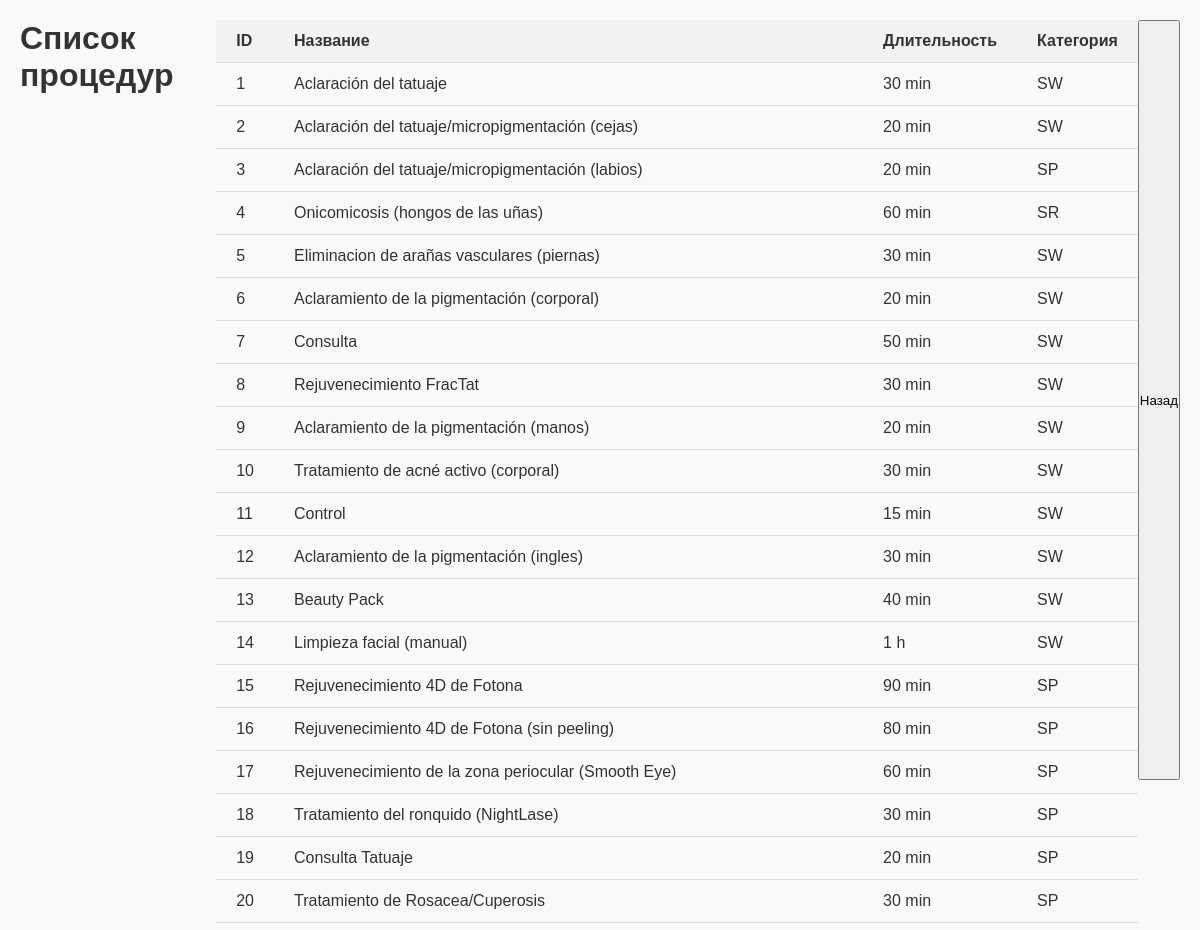
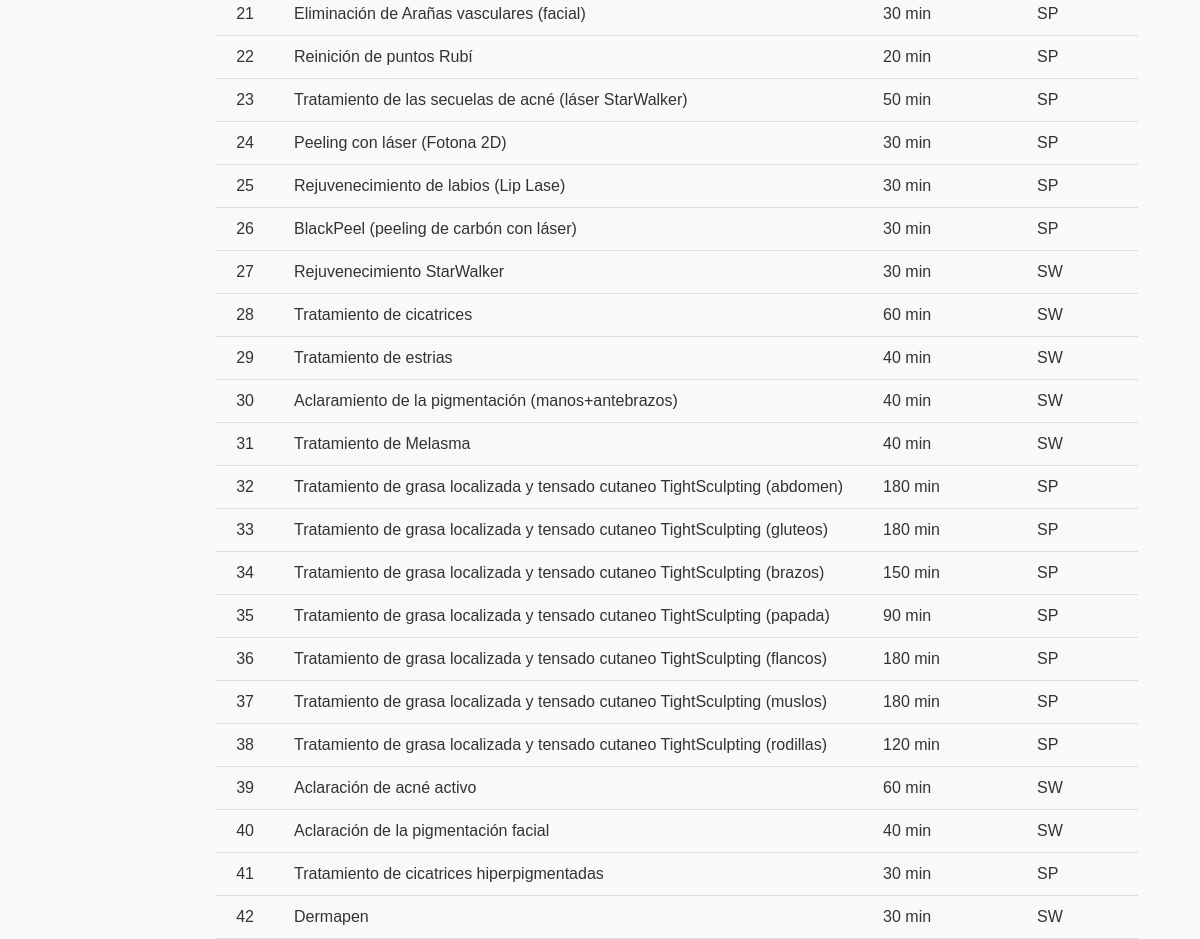
The app's page /procedures with its own data (2 pictures, top to bottom).
### models/procedure.py (models this page shows)
class Procedure(db.Model):
    __tablename__ = 'procedures'
    id = db.Column(db.Integer, primary_key=True)
    name = db.Column(db.String(255), nullable=False)
    category = db.Column(db.String(50), nullable=True)
    duration = db.Column(db.String(20), nullable=True)  # Duration as a string like "30 min"

### app.py (the view)
    @app.route("/procedures", methods=["GET"])
    def procedures():
        procedures = Procedure.query.all()
        return render_template("procedures.html", procedures=procedures)

### templates/procedures.html (shortened to what this page needs)
<!DOCTYPE html>
<html lang="ru">
<head>
    <link rel="stylesheet" href="{{ url_for('static', filename='css/style.css') }}">
</head>
<body>
    <h1>Список процедур</h1>
    <table>
        <thead>
            <tr>
                <th>ID</th>
                <th>Название</th>
                <th>Длительность</th>
                <th>Категория</th>
            </tr>
        </thead>
        <tbody>
            {% for procedure in procedures %}
            <tr>
                <td>{{ procedure.id }}</td>
                <td>{{ procedure.name }}</td>
                <td>{{ procedure.duration }}</td>
                <td>{{ procedure.category }}</td>
            </tr>
            {% endfor %}
        </tbody>
    </table>
    <button onclick="window.location.href='{{ url_for('index') }}'">Назад</button>
</body>
</html>

### static/css/style.css (style rules this page uses)
* { margin: 0; padding: 0; box-sizing: border-box; }
body { font-family: Arial, sans-serif; background-color: #f5f5f5; color: #333; display: flex; height: 100vh; }
table { width: 100%; border-collapse: collapse; }
th, td { padding: 12px 20px; text-align: left; border-bottom: 1px solid #ddd; }
th { font-weight: bold; background-color: #f2f2f2; }
td { white-space: nowrap; }
body { font-family: Arial, sans-serif; margin: 0; padding: 20px; background-color: #f9f9f9; }
h1 { color: #333; }

### records on screen
Procedure: id "1", name "Aclaración del tatuaje", duration "30 min", category "SW"
Procedure: id "2", name "Aclaración del tatuaje/micropigmentación (cejas)", duration "20 min", category "SW"
Procedure: id "3", name "Aclaración del tatuaje/micropigmentación (labios)", duration "20 min", category "SP"
Procedure: id "4", name "Onicomicosis (hongos de las uñas)", duration "60 min", category "SR"
Procedure: id "5", name "Eliminacion de arañas vasculares (piernas)", duration "30 min", category "SW"
Procedure: id "6", name "Aclaramiento de la pigmentación (corporal)", duration "20 min", category "SW"
Procedure: id "7", name "Consulta", duration "50 min", category "SW"
Procedure: id "8", name "Rejuvenecimiento FracTat", duration "30 min", category "SW"
Procedure: id "9", name "Aclaramiento de la pigmentación (manos)", duration "20 min", category "SW"
Procedure: id "10", name "Tratamiento de acné activo (corporal)", duration "30 min", category "SW"
Procedure: id "11", name "Control", duration "15 min", category "SW"
Procedure: id "12", name "Aclaramiento de la pigmentación (ingles)", duration "30 min", category "SW"
Procedure: id "13", name "Beauty Pack", duration "40 min", category "SW"
Procedure: id "14", name "Limpieza facial (manual)", duration "1 h", category "SW"
Procedure: id "15", name "Rejuvenecimiento 4D de Fotona", duration "90 min", category "SP"
Procedure: id "16", name "Rejuvenecimiento 4D de Fotona (sin peeling)", duration "80 min", category "SP"
Procedure: id "17", name "Rejuvenecimiento de la zona periocular (Smooth Eye)", duration "60 min", category "SP"
Procedure: id "18", name "Tratamiento del ronquido (NightLase)", duration "30 min", category "SP"
Procedure: id "19", name "Consulta Tatuaje", duration "20 min", category "SP"
Procedure: id "20", name "Tratamiento de Rosacea/Cuperosis", duration "30 min", category "SP"
Procedure: id "21", name "Eliminación de Arañas vasculares (facial)", duration "30 min", category "SP"
Procedure: id "22", name "Reinición de puntos Rubí", duration "20 min", category "SP"
Procedure: id "23", name "Tratamiento de las secuelas de acné (láser StarWalker)", duration "50 min", category "SP"
Procedure: id "24", name "Peeling con láser (Fotona 2D)", duration "30 min", category "SP"
Procedure: id "25", name "Rejuvenecimiento de labios (Lip Lase)", duration "30 min", category "SP"
Procedure: id "26", name "BlackPeel (peeling de carbón con láser)", duration "30 min", category "SP"
Procedure: id "27", name "Rejuvenecimiento StarWalker", duration "30 min", category "SW"
Procedure: id "28", name "Tratamiento de cicatrices", duration "60 min", category "SW"
Procedure: id "29", name "Tratamiento de estrias", duration "40 min", category "SW"
Procedure: id "30", name "Aclaramiento de la pigmentación (manos+antebrazos)", duration "40 min", category "SW"
Procedure: id "31", name "Tratamiento de Melasma", duration "40 min", category "SW"
Procedure: id "32", name "Tratamiento de grasa localizada y tensado cutaneo TightSculpting (abdomen)", duration "180 min", category "SP"
Procedure: id "33", name "Tratamiento de grasa localizada y tensado cutaneo TightSculpting (gluteos)", duration "180 min", category "SP"
Procedure: id "34", name "Tratamiento de grasa localizada y tensado cutaneo TightSculpting (brazos)", duration "150 min", category "SP"
Procedure: id "35", name "Tratamiento de grasa localizada y tensado cutaneo TightSculpting (papada)", duration "90 min", category "SP"
Procedure: id "36", name "Tratamiento de grasa localizada y tensado cutaneo TightSculpting (flancos)", duration "180 min", category "SP"
Procedure: id "37", name "Tratamiento de grasa localizada y tensado cutaneo TightSculpting (muslos)", duration "180 min", category "SP"
Procedure: id "38", name "Tratamiento de grasa localizada y tensado cutaneo TightSculpting (rodillas)", duration "120 min", category "SP"
Procedure: id "39", name "Aclaración de acné activo", duration "60 min", category "SW"
Procedure: id "40", name "Aclaración de la pigmentación facial", duration "40 min", category "SW"
Procedure: id "41", name "Tratamiento de cicatrices hiperpigmentadas", duration "30 min", category "SP"
Procedure: id "42", name "Dermapen", duration "30 min", category "SW"
